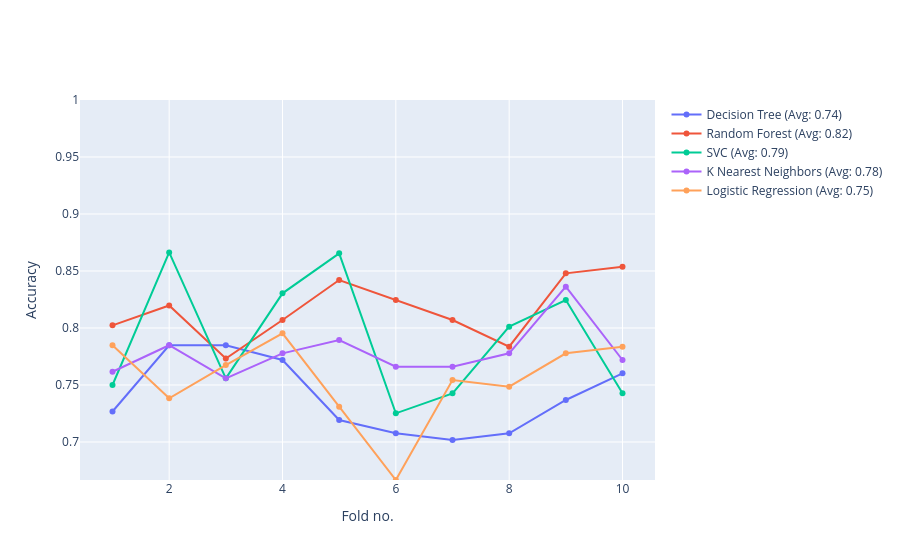

The cell this chart's notebook holds for it:
### Code cell
layout = go.Layout(
    xaxis=dict(
        title='Fold no.'
    ),
    yaxis=dict(
        range=[np.min([i['y'] for i in plot_data]), 1],
        title='Accuracy'
    )
)
fig=go.Figure(data=plot_data, layout=layout)
ply.iplot(fig)

### Figure 1 — Plotly figure (JSON) as saved in the notebook; plotly's stock layout.template omitted (floating-point values rounded to 4 significant figures)
{"data": [{"mode": "lines+markers", "name": "Decision Tree (Avg: 0.74)", "type": "scatter", "x": [1, 2, 3, 4, 5, 6, 7, 8, 9, 10], "y": [0.7267, 0.7849, 0.7849, 0.7719, 0.7193, 0.7076, 0.7018, 0.7076, 0.7368, 0.7602]}, {"mode": "lines+markers", "name": "Random Forest (Avg: 0.82)", "type": "scatter", "x": [1, 2, 3, 4, 5, 6, 7, 8, 9, 10], "y": [0.8023, 0.8198, 0.7733, 0.807, 0.8421, 0.8246, 0.807, 0.7836, 0.848, 0.8538]}, {"mode": "lines+markers", "name": "SVC (Avg: 0.79)", "type": "scatter", "x": [1, 2, 3, 4, 5, 6, 7, 8, 9, 10], "y": [0.75, 0.8663, 0.7558, 0.8304, 0.8655, 0.7251, 0.7427, 0.8012, 0.8246, 0.7427]}, {"mode": "lines+markers", "name": "K Nearest Neighbors (Avg: 0.78)", "type": "scatter", "x": [1, 2, 3, 4, 5, 6, 7, 8, 9, 10], "y": [0.7616, 0.7849, 0.7558, 0.7778, 0.7895, 0.7661, 0.7661, 0.7778, 0.8363, 0.7719]}, {"mode": "lines+markers", "name": "Logistic Regression (Avg: 0.75)", "type": "scatter", "x": [1, 2, 3, 4, 5, 6, 7, 8, 9, 10], "y": [0.7849, 0.7384, 0.7674, 0.7953, 0.731, 0.6667, 0.7544, 0.7485, 0.7778, 0.7836]}], "layout": {"xaxis": {"title": {"text": "Fold no."}}, "yaxis": {"range": [0.6667, 1], "title": {"text": "Accuracy"}}}}
